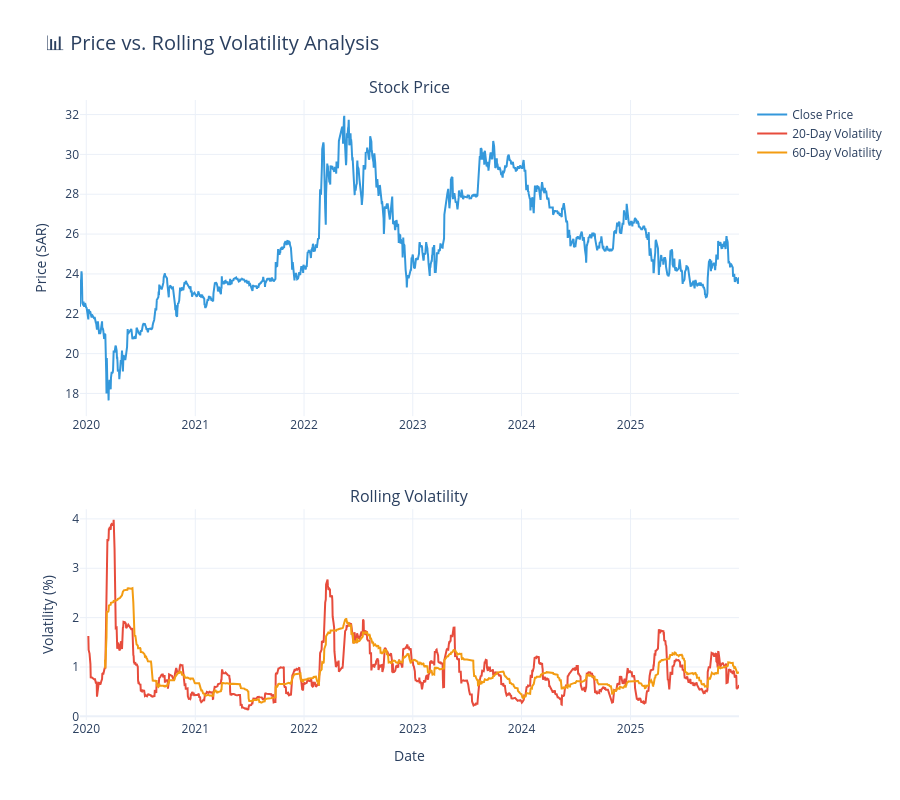

This figure's notebook cell:
### Markdown cell above
---
## 6️⃣ Volatility & Risk Analysis

### Code cell
# Rolling Volatility Analysis
# Purpose: Measure risk over time using rolling standard deviation

# Calculate rolling volatility (20-day and 60-day windows)
df['Volatility_20'] = df['Daily_Return'].rolling(window=20).std()
df['Volatility_60'] = df['Daily_Return'].rolling(window=60).std()

fig = make_subplots(
    rows=2, cols=1,
    subplot_titles=('Stock Price', 'Rolling Volatility'),
    vertical_spacing=0.15,
    row_heights=[0.6, 0.4]
)

# Price chart
fig.add_trace(
    go.Scatter(x=df['Date'], y=df['Close'], name='Close Price',
               line=dict(color='#3498db', width=2)),
    row=1, col=1
)

# Volatility chart
fig.add_trace(
    go.Scatter(x=df['Date'], y=df['Volatility_20'], name='20-Day Volatility',
               line=dict(color='#e74c3c', width=2)),
    row=2, col=1
)
fig.add_trace(
    go.Scatter(x=df['Date'], y=df['Volatility_60'], name='60-Day Volatility',
               line=dict(color='#f39c12', width=2)),
    row=2, col=1
)

fig.update_xaxes(title_text="Date", row=2, col=1)
fig.update_yaxes(title_text="Price (SAR)", row=1, col=1)
fig.update_yaxes(title_text="Volatility (%)", row=2, col=1)

fig.update_layout(
    height=800,
    title_text='📊 Price vs. Rolling Volatility Analysis',
    title_font_size=20,
    hovermode='x unified'
)

fig.show()

print("\n💡 Volatility Interpretation:")
print("="*80)
print("• Higher volatility = Higher risk and potential for larger price swings")
print("• Volatility spikes often coincide with major market events")
print("• Rolling windows smooth out short-term fluctuations")
print("• 20-day: More sensitive to recent changes")
print("• 60-day: Shows longer-term volatility trends")

### Figure 1 — Plotly figure (JSON) as saved in the notebook; plotly's stock layout.template omitted (floating-point values rounded to 4 significant figures; data arrays with more than 128 entries replaced by an {"elided": "..."} marker saying what was removed)
{"data": [{"line": {"color": "#3498db", "width": 2}, "name": "Close Price", "type": "scatter", "x": {"elided": "1514 str values"}, "xaxis": "x", "y": {"elided": "1514 float values"}, "yaxis": "y"}, {"line": {"color": "#e74c3c", "width": 2}, "name": "20-Day Volatility", "type": "scatter", "x": {"elided": "1514 str values"}, "xaxis": "x2", "y": {"elided": "1514 float values"}, "yaxis": "y2"}, {"line": {"color": "#f39c12", "width": 2}, "name": "60-Day Volatility", "type": "scatter", "x": {"elided": "1514 str values"}, "xaxis": "x2", "y": {"elided": "1514 float values"}, "yaxis": "y2"}], "layout": {"annotations": [{"font": {"size": 16}, "showarrow": false, "text": "Stock Price", "x": 0.5, "xanchor": "center", "xref": "paper", "y": 1, "yanchor": "bottom", "yref": "paper"}, {"font": {"size": 16}, "showarrow": false, "text": "Rolling Volatility", "x": 0.5, "xanchor": "center", "xref": "paper", "y": 0.34, "yanchor": "bottom", "yref": "paper"}], "height": 800, "hovermode": "x unified", "title": {"font": {"size": 20}, "text": "📊 Price vs. Rolling Volatility Analysis"}, "xaxis": {"anchor": "y", "domain": [0, 1]}, "xaxis2": {"anchor": "y2", "domain": [0, 1], "title": {"text": "Date"}}, "yaxis": {"anchor": "x", "domain": [0.49, 1], "title": {"text": "Price (SAR)"}}, "yaxis2": {"anchor": "x2", "domain": [0, 0.34], "title": {"text": "Volatility (%)"}}}}
